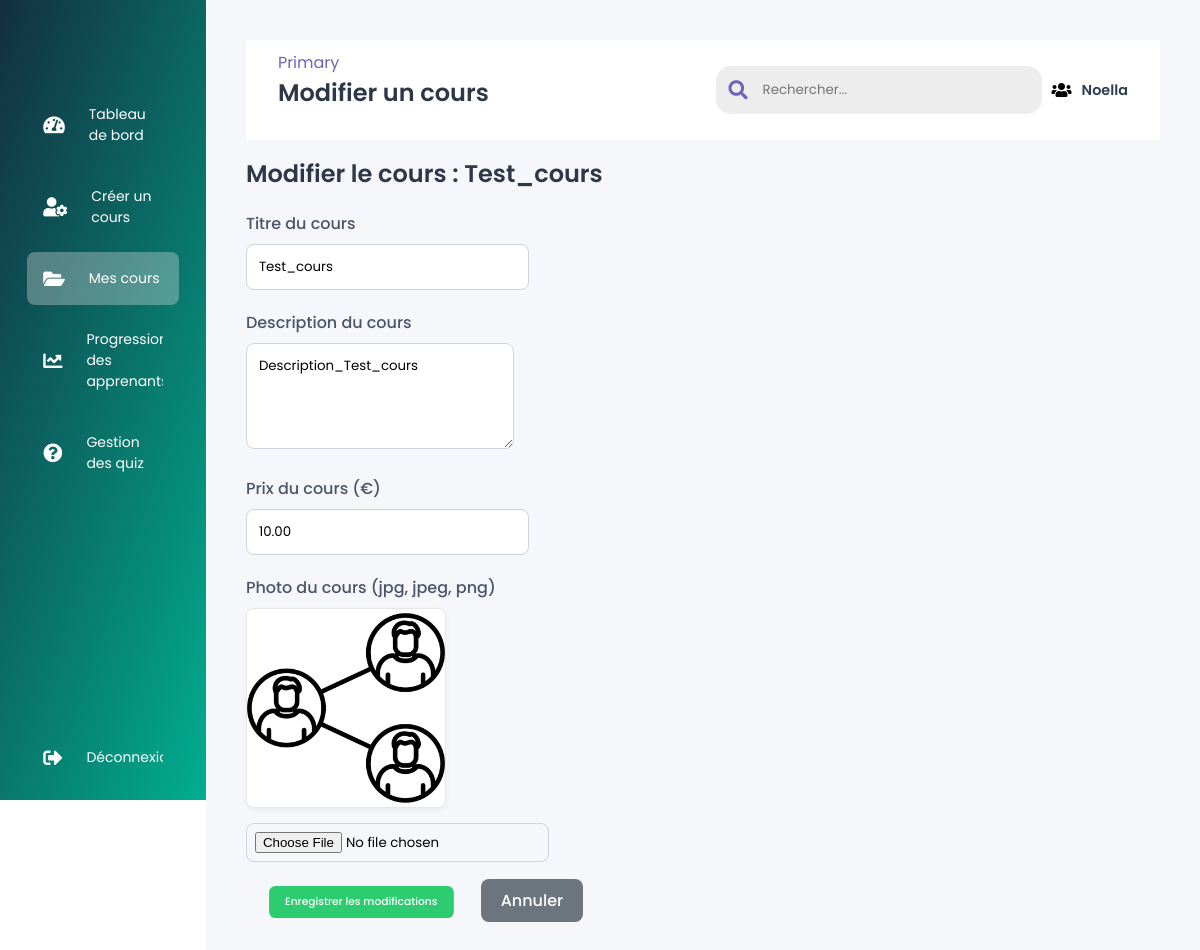
/Espace/formateur/edit_cours.php?id=2 (signed in), run on the app's committed database.
### tables this page shows
CREATE TABLE `formateurs` (
  `id` int NOT NULL AUTO_INCREMENT,
  `nom_prenom` varchar(255) NOT NULL,
  `email` varchar(255) NOT NULL,
  `telephone` varchar(20) DEFAULT NULL,
  `ville_pays` varchar(255) DEFAULT NULL,
  `linkedin` varchar(255) DEFAULT NULL,
  `intitule_metier` varchar(255) DEFAULT NULL,
  `experience_formation` text,
  `detail_experience` text,
  `cv` varchar(255) DEFAULT NULL,
  `categories` text,
  `autre_domaine` varchar(255) DEFAULT NULL,
  `titre_cours` varchar(255) DEFAULT NULL,
  `objectif` text,
  `public_cible` text,
  `detail_complementaire` text,
  `formats` text,
  `format_autre` varchar(255) DEFAULT NULL,
  `duree_estimee` varchar(100) DEFAULT NULL,
  `type_formation` varchar(100) DEFAULT NULL,
  `motivation` text,
  `valeurs` text,
  `profil_public` text,
  `statut` enum('en_attente','verifie','premium','partenaire') DEFAULT 'en_attente',
  `created_at` timestamp NULL DEFAULT CURRENT_TIMESTAMP,
  `code_entree` varchar(255) DEFAULT NULL,
  `password` varchar(255) DEFAULT NULL,
  PRIMARY KEY (`id`),
  UNIQUE KEY `email` (`email`)
);

CREATE TABLE `cours` (
  `id` int NOT NULL AUTO_INCREMENT,
  `formateur_id` int NOT NULL,
  `titre` varchar(255) NOT NULL,
  `description` text NOT NULL,
  `prix` decimal(10,2) NOT NULL,
  `photo` varchar(255) DEFAULT NULL,
  `created_at` timestamp NULL DEFAULT CURRENT_TIMESTAMP,
  PRIMARY KEY (`id`),
  KEY `formateur_id` (`formateur_id`),
  CONSTRAINT `cours_ibfk_1` FOREIGN KEY (`formateur_id`) REFERENCES `formateurs` (`id`) ON DELETE CASCADE
);

### Espace/formateur/edit_cours.php (the view, shortened to what this page needs)
<?php
require_once '../config/db.php';
$formateur_id = $_SESSION['formateur_id'];
$trainer_name = "Formateur";
if (isset($pdo)) {
    try {
        $query = "SELECT nom_prenom FROM formateurs WHERE id = :id";
        $stmt = $pdo->prepare($query);
        $stmt->bindParam(':id', $formateur_id, PDO::PARAM_INT);
        $stmt->execute();
        $row = $stmt->fetch(PDO::FETCH_ASSOC);
        if ($row) {
            $trainer_name = htmlspecialchars($row['nom_prenom']);
        }
    } catch (PDOException $e) {
        error_log("Erreur de requête : " . $e->getMessage());
    }
}
$id = $_GET['id'];
$stmt = $pdo->prepare("SELECT * FROM cours WHERE id = ? AND formateur_id = ?");
$stmt->execute([$id, $formateur_id]);
$cours = $stmt->fetch(PDO::FETCH_ASSOC);
?>
<!DOCTYPE html>
<html lang="fr">
<head>
    <link rel="stylesheet" href="../../asset/css/styles/style-formateur.css">
    <link rel="stylesheet" href="https://cdnjs.cloudflare.com/ajax/libs/font-awesome/5.15.4/css/all.min.css">
</head>
<body>
    <div class="sidebar">
        <div class="logo"></div>
        <ul class="menu">
            <li>
                <a href="espace_formateur.php"><i class="fas fa-tachometer-alt"></i><span>Tableau de bord</span></a>
            </li>
            <li>
                <a href="create_cours.php"><i class="fas fa-user-cog"></i><span>Créer un cours</span></a>
            </li>
            <li class="active">
                <a href="liste_cours.php"><i class="fas fa-folder-open"></i><span>Mes cours</span></a>
            </li>
            <li>
                <a href="progression_apprenants.php"><i class="fas fa-chart-line"></i><span>Progression des apprenants</span></a>
            </li>
            <li>
                <a href="liste_quiz.php"><i class="fas fa-question-circle"></i><span>Gestion des quiz</span></a>
            </li>
            <li class="logout">
                <a href="../../authentification/logout.php"><i class="fas fa-sign-out-alt"></i><span>Déconnexion</span></a>
            </li>
        </ul>
    </div>
    <div class="main--content">
        <div class="header--wrapper">
            <div class="header--title">
                <span>Primary</span>
                <h2>Modifier un cours</h2>
            </div>
            <div class="user--info">
                <div class="search--box">
                    <i class="fas fa-search"></i>
                    <input type="text" placeholder="Rechercher...">
                </div>
                <i class="fas fa-users"></i>
                <span class="trainer-name"><?php echo $trainer_name; ?></span>
            </div>
        </div>
        <h2>Modifier le cours : <?php echo htmlspecialchars($cours['titre']); ?></h2>
        <form action="edit_cours.php?id=<?php echo $id; ?>" method="POST" enctype="multipart/form-data">
            <div class="form-group">
                <label for="titre">Titre du cours</label>
                <input type="text" name="titre" id="titre" class="form-control" value="<?php echo htmlspecialchars($cours['titre']); ?>" required>
            </div>
            <div class="form-group">
                <label for="description">Description du cours</label>
                <textarea name="description" id="description" class="form-control" rows="4" required><?php echo htmlspecialchars($cours['description']); ?></textarea>
            </div>
            <div class="form-group">
                <label for="prix">Prix du cours (€)</label>
                <input type="number" name="prix" id="prix" class="form-control" step="0.01" value="<?php echo htmlspecialchars($cours['prix']); ?>" required>
            </div>
            <div class="form-group">
                <label for="photo_cours">Photo du cours (jpg, jpeg, png)</label>
                <?php if ($cours['photo']): ?>
                    <img src="../../Uploads/cours/<?php echo htmlspecialchars($cours['photo']); ?>" alt="Photo du cours" class="course-image">
                <?php endif; ?>
                <input type="file" name="photo_cours" id="photo_cours" class="form-control" accept="image/jpeg,image/jpg,image/png">
            </div>
            <button type="submit" class="btn btn-success">Enregistrer les modifications</button>
            <a href="liste_cours.php" class="btn btn-secondary">Annuler</a>
        </form>
    </div>
</body>
</html>

### asset/css/styles/style-formateur.css (style rules this page uses)
* { margin: 0; padding: 0; border: none; outline: none; box-sizing: border-box; font-family: "Poppins", sans-serif; }
body { display: flex; }
.sidebar { position: sticky; top: 0; left: 0; bottom: 0; width: 110px; height: 100vh; padding: 0 1.7rem; color: #fff; overflow: hidden; transition: all 0.5s linear; background: linear-gradient(109deg, #132F3F, #01ae8f); }
.logo { height: 80px; padding: 16px; }
.menu { height: 88%; position: relative; list-style: none; padding: 0; }
.menu li { padding: 1rem; margin: 8px 0; border-radius: 8px; transition: all 0.5s ease-in-out; }
.menu li:hover, .active { background-color: #e0e0e058; }
.menu a { color: #fff; font-size: 14px; text-decoration: none; display: flex; align-items: center; gap: 1.5rem; }
.menu a span { overflow: hidden; }
.menu a i { font-size: 1.2rem; }
.logout { position: absolute; bottom: 0; left: 0; width: 100%; }
.main--content { position: relative; background: #ebe9e9; width: 100%; padding: 1rem; }
.header--wrapper { display: flex; justify-content: space-between; align-items: center; flex-wrap: wrap; margin-bottom: 1rem; padding: 10px 2rem; background-color: #fff; }
.header--title { color: rgba(113, 99, 186, 255); }
.user--info { display: flex; align-items: center; gap: 1rem; }
.search--box { background: rgb(237, 237, 237); border-radius: 15px; color: rgb(113, 99, 186, 255); display: flex; align-items: center; gap: 5px; padding: 4px 12px; }
.search--box input { background: transparent; padding: 10px; }
.search--box i { font-size: 1.2rem; cursor: pointer; transition: all 0.5s ease-out; }
.main--content { padding: 30px; }
h2 { color: #333; font-weight: 600; margin-bottom: 20px; }
.form-group { margin-bottom: 20px; }
.form-control { border: 1px solid #ced4da; border-radius: 8px; padding: 12px; transition: border-color 0.3s, box-shadow 0.3s; }
.form-control[type="file"] { padding: 8px; }
.btn { padding: 10px 20px; border-radius: 8px; font-weight: 500; transition: transform 0.2s, background-color 0.3s; text-decoration: none; }
.btn-secondary { background-color: #6c757d; border: none; }
label { font-weight: 500; color: #555; margin-bottom: 8px; display: block; }
a { text-decoration: none; color: #007bff; transition: color 0.3s, transform 0.2s; }
.user--info { display: flex; align-items: center; gap: 10px; }
.trainer-name { font-size: 0.9em; font-weight: 600; color: #2c3e50; }

### Espace/formateur/edit_cours.php (style rules this page uses)
.main--content { padding: 40px; background: #f5f7fa; min-height: 100vh; }
h2 { color: #2d3748; font-weight: 600; margin-bottom: 20px; font-family: 'Poppins', sans-serif; }
.form-group { margin-bottom: 20px; }
.form-control { border: 1px solid #ced4da; border-radius: 8px; padding: 12px; transition: border-color 0.3s, box-shadow 0.3s; font-family: 'Poppins', sans-serif; }
.form-control[type="file"] { padding: 8px; }
.btn { padding: 10px 20px; border-radius: 8px; font-weight: 500; transition: transform 0.2s, background-color 0.3s; text-decoration: none; font-family: 'Poppins', sans-serif; }
.btn-success { background-color: #2ecc71; border: none; color: #fff; }
.btn-secondary { background-color: #6c757d; border: none; color: #fff; }
label { font-weight: 500; color: #4a5568; margin-bottom: 8px; display: block; }
.course-image { max-width: 200px; height: auto; border-radius: 8px; border: 1px solid #e5e7eb; box-shadow: 0 2px 5px rgba(0, 0, 0, 0.05); margin-bottom: 15px; display: block; }
.user--info { display: flex; align-items: center; gap: 10px; }
.trainer-name { font-size: 0.9em; font-weight: 600; color: #2c3e50; }

### data on the page
formateurs: nom_prenom "Noella"
cours: titre "Test_cours", description "Description_Test_cours", prix "10.00", photo (picture)
